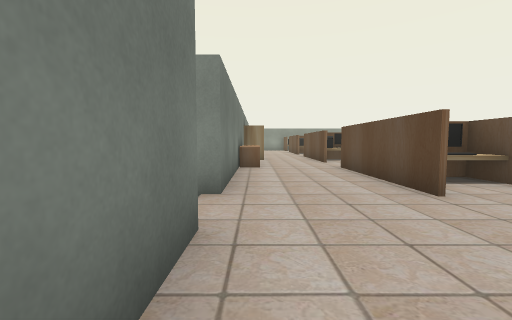
[1] (above)

24 first-person views from a walk through a 3-D level made in the Unity game engine. The camera is 1.5 m above the floor, tilts 4° down and sees 90° across. Doors are open. The floor is counted in squares, 2 m on a side. Each view is taken from the middle of a square. On the plan, view 1 faces up. The plan holds only what a view shows up to about 9 squares ahead; the rest is blank. The place goes on beyond the plan. The player is left out. Some animated figures are left out. Some surface patterns are stand-ins.

[2]
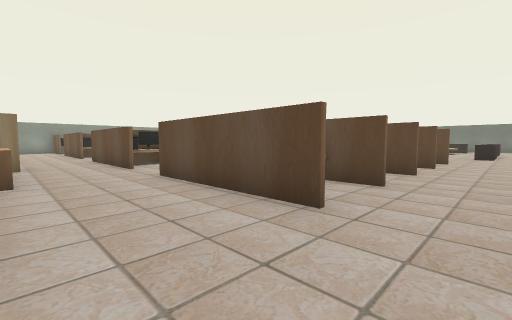

[3]
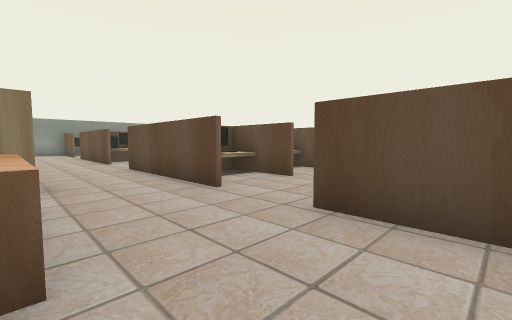

[4]
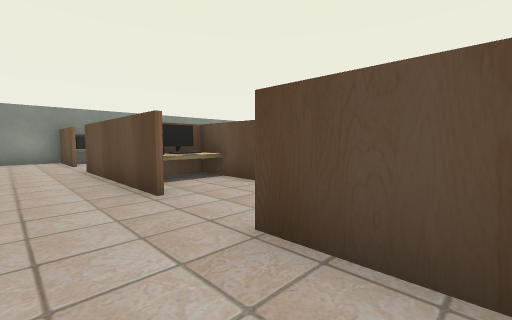

[5]
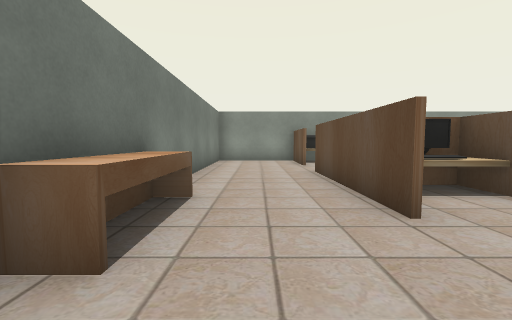

[6]
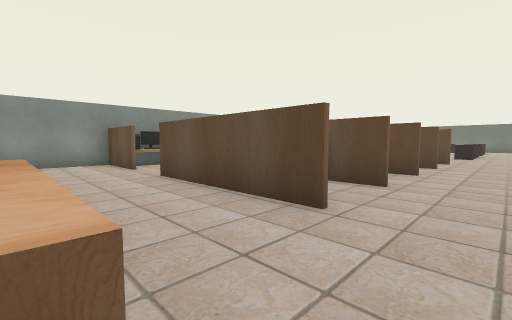

[7]
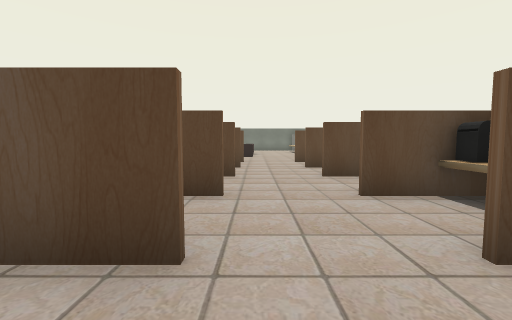

[8]
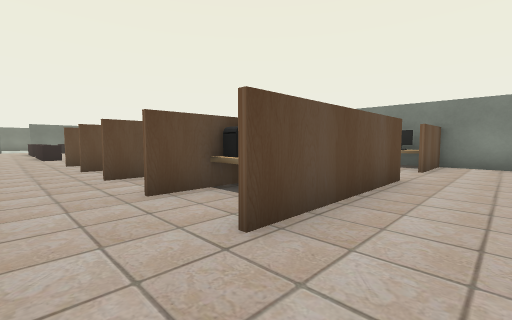

[9]
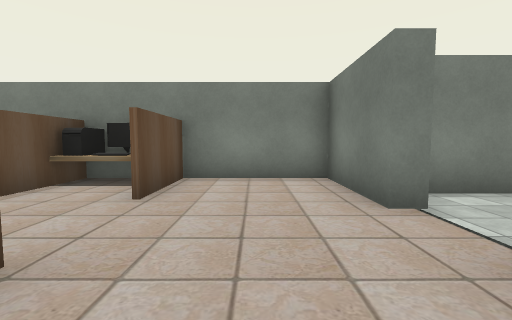

[10]
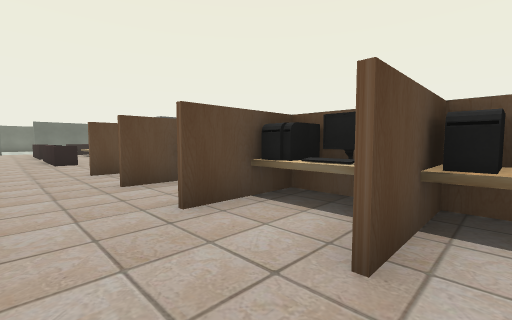

[11]
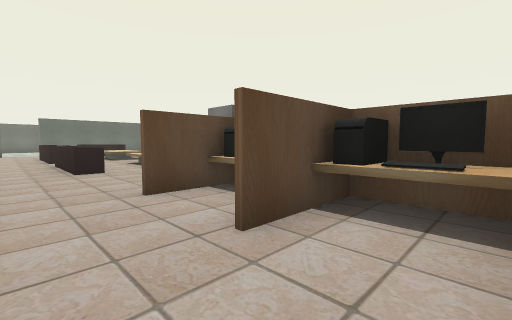

[12]
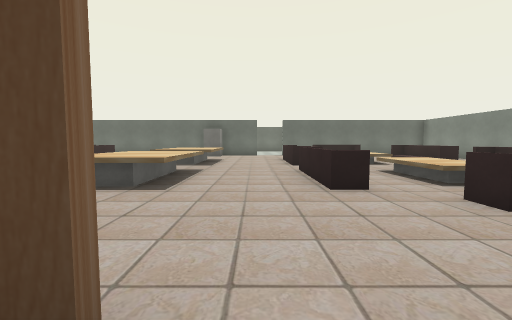

[13]
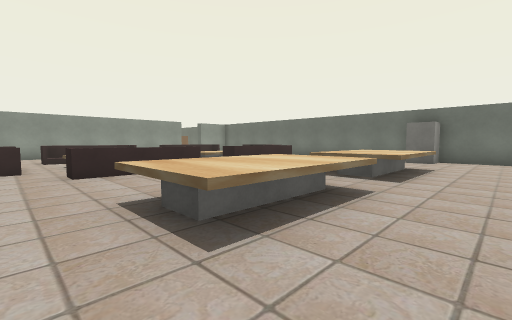

[14]
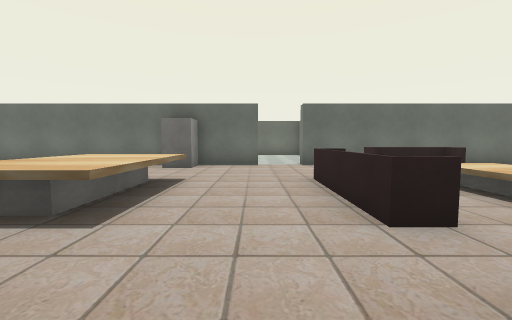

[15]
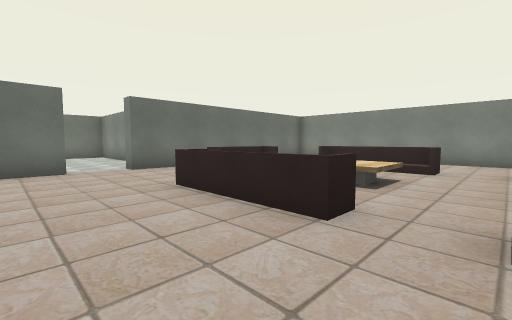

[16]
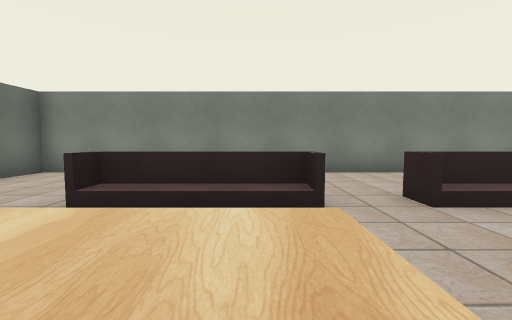

[17]
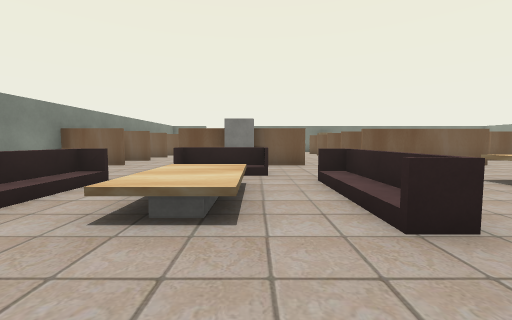

[18]
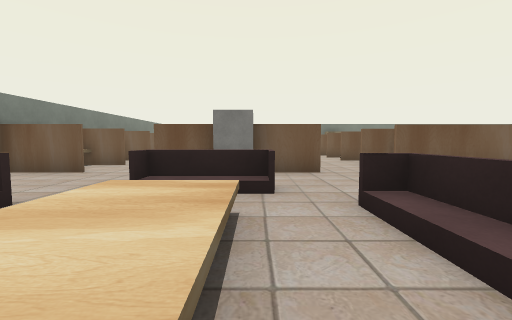

[19]
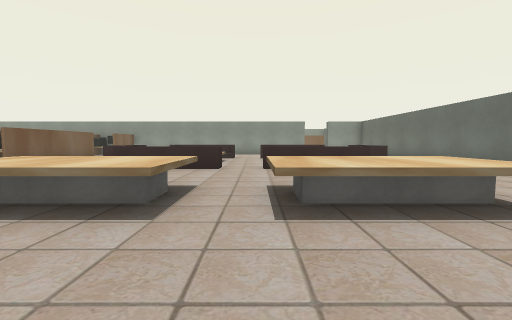

[20]
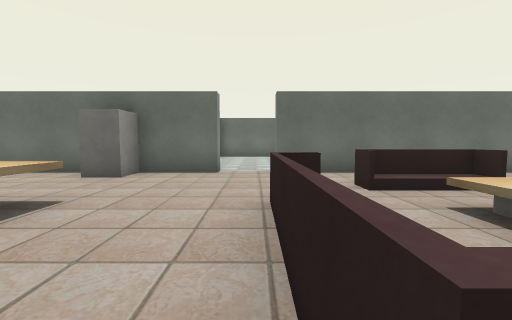

[21]
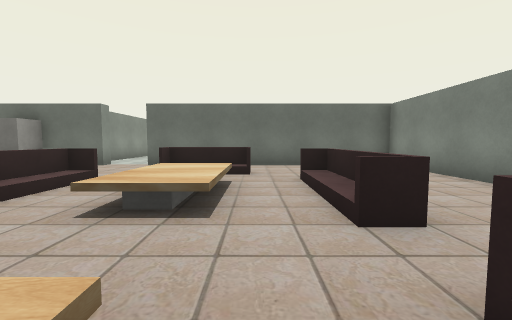

[22]
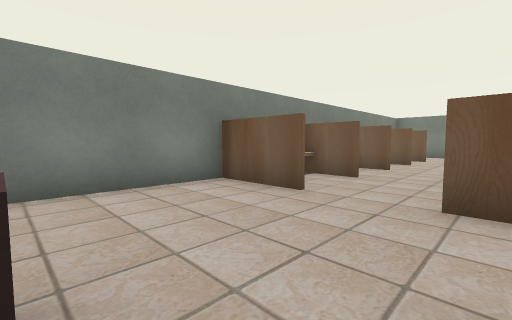

[23]
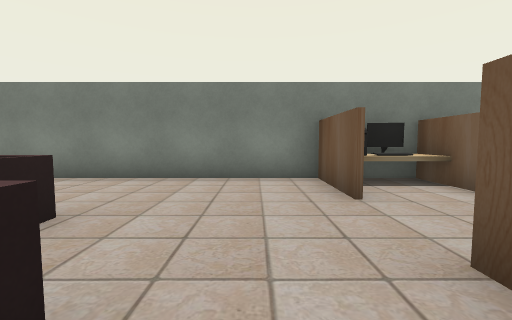

[24]
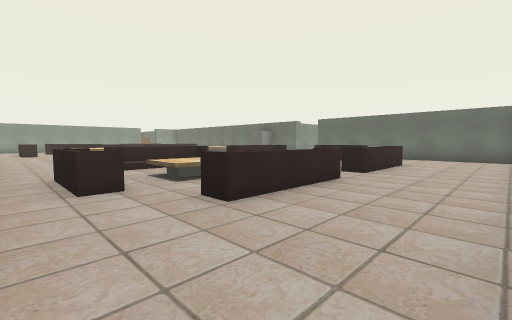

### Floor plan
Key: @ floor where view 1 was taken; # wall or solid block; x gap in a wall; . main floor; : floor 0.5 m higher than the main floor; D open door; = window, fence, low wall or low ledge; ^ raised ledge; C computer; S sofa; O other object.
Columns run from 3 left of view 1 to 27 right of it. Each row starts with its distance up from view 1.
 24    ####
 23     ..##
 22   #...#.
 21   #....
 20   #....          =
 19   #...#         =.
 18   #...#          .
 17   #...##    ### =.  ..      #
 16   #^..#.#.#.#.# ..  ..      #
 15   #^........... .#==..==#   #
 14   #....................    .#
 13     ..#.#.#.# #........  ...#
 12    ...#C^     #..^^^^.^^^...#
 11    O..## #    #..^^^^.^^^..O
 10    ...#.#.# # #............##
  9    ^.......................DD..
  8   #^.............SSSS.==#..DD..
  7   #...#.#.#.#.#............##.
  6   #...#C^C^C^CO.S........#..#
  5   #... # # #  O.S.^^..^^^=  #
  4   #...#.#.#.#.#.S...........#
  3   D...............::xx=:#...#
  2  .x.........................#
  1 ###...#.# #.#.#.............#
  0   #@..###   ^O#.............#
 -1   #####       ###############

Positions as (right, up) in squares from view 1, and headings:
1: (0, 0), facing up
2: (0, 2), facing up-right
3: (0, 6), facing up-right
4: (1, 12), facing up-right
5: (1, 13), facing up
6: (0, 14), facing up-right
7: (1, 15), facing right
8: (1, 9), facing down-right
9: (1, 5), facing down
10: (4, 9), facing down-right
11: (7, 9), facing down-right
12: (10, 9), facing right
13: (13, 9), facing up-right
14: (16, 9), facing right
15: (17, 10), facing down-right
16: (19, 6), facing down
17: (19, 6), facing left
18: (17, 6), facing left
19: (18, 8), facing up
20: (18, 8), facing right
21: (16, 4), facing right
22: (14, 4), facing down-left
23: (12, 5), facing down
24: (12, 0), facing up-right
